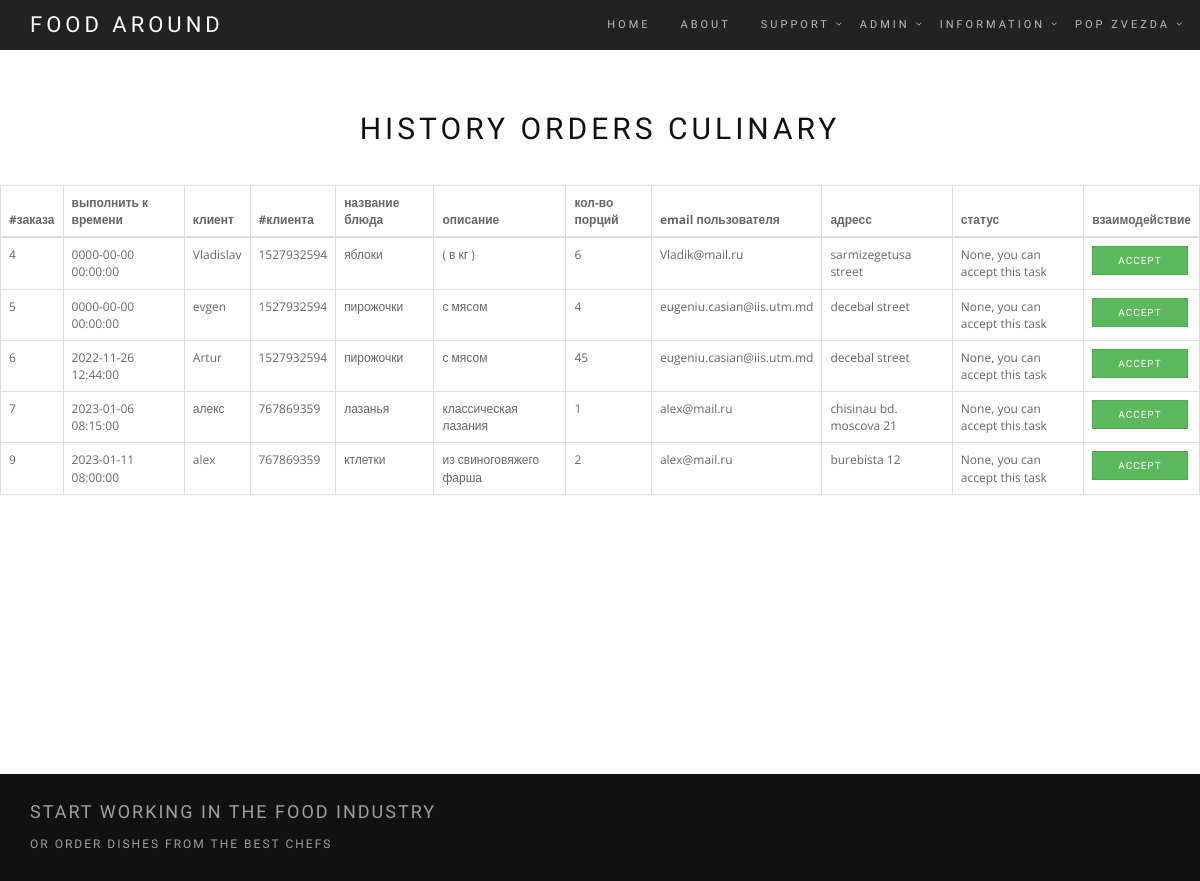
The page /history_order_culinary.php (signed in) on the database its author committed.
### tables this page shows
CREATE TABLE `users` (
  `unique_id` int(255) NOT NULL,
  `fname` varchar(255) NOT NULL,
  `lname` varchar(255) NOT NULL,
  `email` varchar(255) NOT NULL,
  `password` varchar(255) NOT NULL,
  `img` varchar(255) NOT NULL,
  `status` varchar(255) NOT NULL,
  `role` varchar(255) NOT NULL
);

CREATE TABLE `orders` (
  `id_order` int(11) NOT NULL,
  `time_date` timestamp NOT NULL DEFAULT current_timestamp(),
  `name` varchar(255) NOT NULL,
  `from_id` int(255) NOT NULL,
  `product` varchar(255) NOT NULL,
  `description` varchar(255) NOT NULL,
  `count` int(255) NOT NULL,
  `email` varchar(255) NOT NULL,
  `address` varchar(255) NOT NULL,
  `name_cul` varchar(255) NOT NULL,
  `accepted` int(255) DEFAULT NULL
);

### history_order_culinary.php (the view, shortened to what this page needs)
<!DOCTYPE html>
<html lang="en-US" dir="ltr">
  <body data-spy="scroll" data-target=".onpage-navigation" data-offset="60">
    <main>
      <?php include_once "includes/nav.php"; ?>
      <br> <br> <br> <br> <br>
      <?php
      $sql = mysqli_query($conn, "SELECT * FROM orders WHERE accepted=0");
      ?>
      <div class="row">
          <div class="col-sm-6 col-sm-offset-3">
              <h2 class="module-title font-alt">history Orders culinary</h2>
          </div>
      </div>
      <table class="table table-bordered" , class="table table-striped">
        <thead>
          <tr>
            <th>#заказа</th>
            <th>выполнить к времени</th>
            <th>клиент</th>
            <th>#клиента</th>
            <th>название блюда</th>
            <th>описание</th>
            <th>кол-во порций</th>
            <th>email пользователя</th>
            <th>адресс</th>
            <th>статус</th>
            <th>взаимодействие</th>
          </tr>
        </thead>
        <tbody>
          <?php foreach ($sql as $row): ?>
          <tr>
            <td><?php echo $row['id_order']; ?></td>
            <td><?php echo $row['time_date']; ?></td>
            <td><?php echo $row['name']; ?></td>
            <td><?php echo $row['from_id']; ?></td>
            <td><?php echo $row['product']; ?></td>
            <td><?php echo $row['description']; ?></td>
            <td><?php echo $row['count']; ?></td>
            <td><?php echo $row['email']; ?></td>
            <td><?php echo $row['address']; ?></td>
            <td><?php echo $row['name_cul']; ?></td>
            <td>
              <a class='btn btn-success btn-sm accept' href="assets/php/accept_order.php?id_order=<?php echo $row['id_order']; ?>"> Accept</a>
            </td>
          </tr>
          <?php endforeach; ?>
        </tbody>
      </table>
<br> <br> <br> <br> <br> <br> <br> <br> <br> <br><br> <br>
    </main>
  </body>
</html>

### includes/nav.php (shortened to what this page needs)
<?php
    include_once "./assets/php/config.php";
    if(!isset($_SESSION['unique_id'])) {
    }
    else{
        $sql = mysqli_query($conn, "SELECT * FROM users WHERE unique_id = {$_SESSION['unique_id']}");
        if(mysqli_num_rows($sql) > 0) {
            $row = mysqli_fetch_assoc($sql);
        }else{
            header("location: users.php");
        }
    }
?>
      <nav class="navbar navbar-custom navbar-fixed-top" role="navigation">
        <div class="container">
          <div class="navbar-header">
            <a class="navbar-brand" href="index.php"> Food Around </a>
          </div>
          <div class="collapse navbar-collapse" id="custom-collapse">
            <ul class="nav navbar-nav navbar-right">
              <li><a href="index.php">home</a></li>
              <li><a href="about.php">about</a></li>
                <?php
                    if (!isset($_SESSION['unique_id']))
                    {}
                    else{
                        ?>
                        <li class="dropdown"><a class="dropdown-toggle" href="#" data-toggle="dropdown">support</a>
                        </li>
                <?php
                    }
                ?>
                <?php
                    if (!isset($_SESSION['unique_id']))
                    {}
                    else if ($row['role'] == 'Admin')
                    {
                       ?>
                        <li class="dropdown"><a class="dropdown-toggle" href="#" data-toggle="dropdown">admin</a>
                        </li>
                <?php
                    }
                ?>
              <li class="dropdown"><a class="dropdown-toggle" href="#" data-toggle="dropdown">information</a>
              </li>
                  <li class="dropdown">
                        <?php
                        if(!isset($_SESSION['unique_id'])) {
                            ?>
                            <a href="login.php" >Login</a>
                        <?php
                        }
                        else {
                            ?>
                            <a class="dropdown-toggle" href="#" data-toggle="dropdown">
                            <?php echo $row['fname']. " " . $row['lname'];
                            ?>
                            </a>
                        <?php
                        }
                        ?>
                  </li>
            </ul>
          </div>
        </div>
      </nav>

### assets/css/styleIncluded.css (style rules this page uses)
html { overflow-y: scroll; overflow-x: hidden; -ms-overflow-style: scrollbar; }
body { background: #fff; font: 400 12px/1.8 "Open Sans", sans-serif; color: #666; -webkit-font-smoothing: antialiased; }
a, .btn { transition: all 0.125s ease-in-out 0s; }
.btn, .well, .panel, .progress, .form-control, .form-control:hover, .form-control:focus, .navbar-custom .dropdown-menu { box-shadow: none; }
.module-extra-small { padding: 25px 0px; }
.bg-dark, .bg-dark-30, .bg-dark-60, .bg-dark-90, .bg-dark .module-title, .bg-dark-30 .module-title, .bg-dark-60 .module-title, .bg-dark-90 .module-title, .bg-dark .module-subtitle, .bg-dark-30 .module-subtitle, .bg-dark-60 .module-subtitle, .bg-dark-90 .module-subtitle, .bg-dark .alt-module-subtitle h5, .bg-dark-30 .alt-module-subtitle h5, .bg-dark-60 .alt-module-subtitle h5, .bg-dark-90 .alt-module-subtitle h5 { color: #fff; }
.bg-dark { background: #111; }
.btn { border-radius: 0; font-family: "Roboto Condensed", sans-serif; text-transform: uppercase; letter-spacing: 2px; font-size: 11px; padding: 8px 37px; }
.btn.btn-sm { padding: 6px 25px; font-size: 10px; letter-spacing: 1px; }
a { color: #111; }
h1, h2, h3, h4, h5, h6 { line-height: 1.4; font-weight: 400; }
p, ol, ul, blockquote { margin: 0 0 20px; }
.font-alt { font-family: "Roboto Condensed", sans-serif; text-transform: uppercase; letter-spacing: 2px; }
.module-title { position: relative; letter-spacing: 4px; text-align: center; font-weight: 400; font-size: 30px; color: #111; margin: 0 0 70px; }
.navbar-custom { background-color: rgba(10, 10, 10, 0.9); border: 0; border-radius: 0; z-index: 1000; font-family: "Roboto Condensed", sans-serif; text-transform: uppercase; letter-spacing: 3px; font-size: 11px; transition: background, padding 0.4s ease-in-out 0s; }
.navbar a { transition: color 0.125s ease-in-out 0s; }
.navbar-custom .navbar-brand { letter-spacing: 4px; font-weight: 400; font-size: 22px; color: #fff; }
.navbar-custom .nav li > a { position: relative; color: rgba(255, 255, 255, 0.7); }
.navbar-custom .dropdown-toggle:after { position: absolute; display: block; right: 0; top: 50%; margin-top: -6px; font: normal normal normal 14px/1 FontAwesome; font-size: 9px; content: "\f107"; text-rendering: auto; -webkit-font-smoothing: antialiased; -moz-osx-font-smoothing: grayscale; }
.callout-text { color: rgba(255, 255, 255, 0.6); }

### rows shown on the page
users: fname "POP", lname "ZVEZDA"
orders: id_order "4", time_date "0000-00-00 00:00:00", name "Vladislav", from "1527932594", product "яблоки", description "( в кг )", count "6", email "Vladik@mail.ru", address "sarmizegetusa street", name_cul "None, you can accept this task"
orders: id_order "5", time_date "0000-00-00 00:00:00", name "evgen", from "1527932594", product "пирожочки", description "с мясом", count "4", email "eugeniu.casian@iis.utm.md", address "decebal street", name_cul "None, you can accept this task"
orders: id_order "6", time_date "2022-11-26 12:44:00", name "Artur", from "1527932594", product "пирожочки", description "с мясом", count "45", email "eugeniu.casian@iis.utm.md", address "decebal street", name_cul "None, you can accept this task"
orders: id_order "7", time_date "2023-01-06 08:15:00", name "алекс", from "767869359", product "лазанья", description "классическая лазания", count "1", email "alex@mail.ru", address "chisinau bd. moscova 21", name_cul "None, you can accept this task"
orders: id_order "9", time_date "2023-01-11 08:00:00", name "alex", from "767869359", product "ктлетки", description "из свиноговяжего фарша", count "2", email "alex@mail.ru", address "burebista 12", name_cul "None, you can accept this task"
